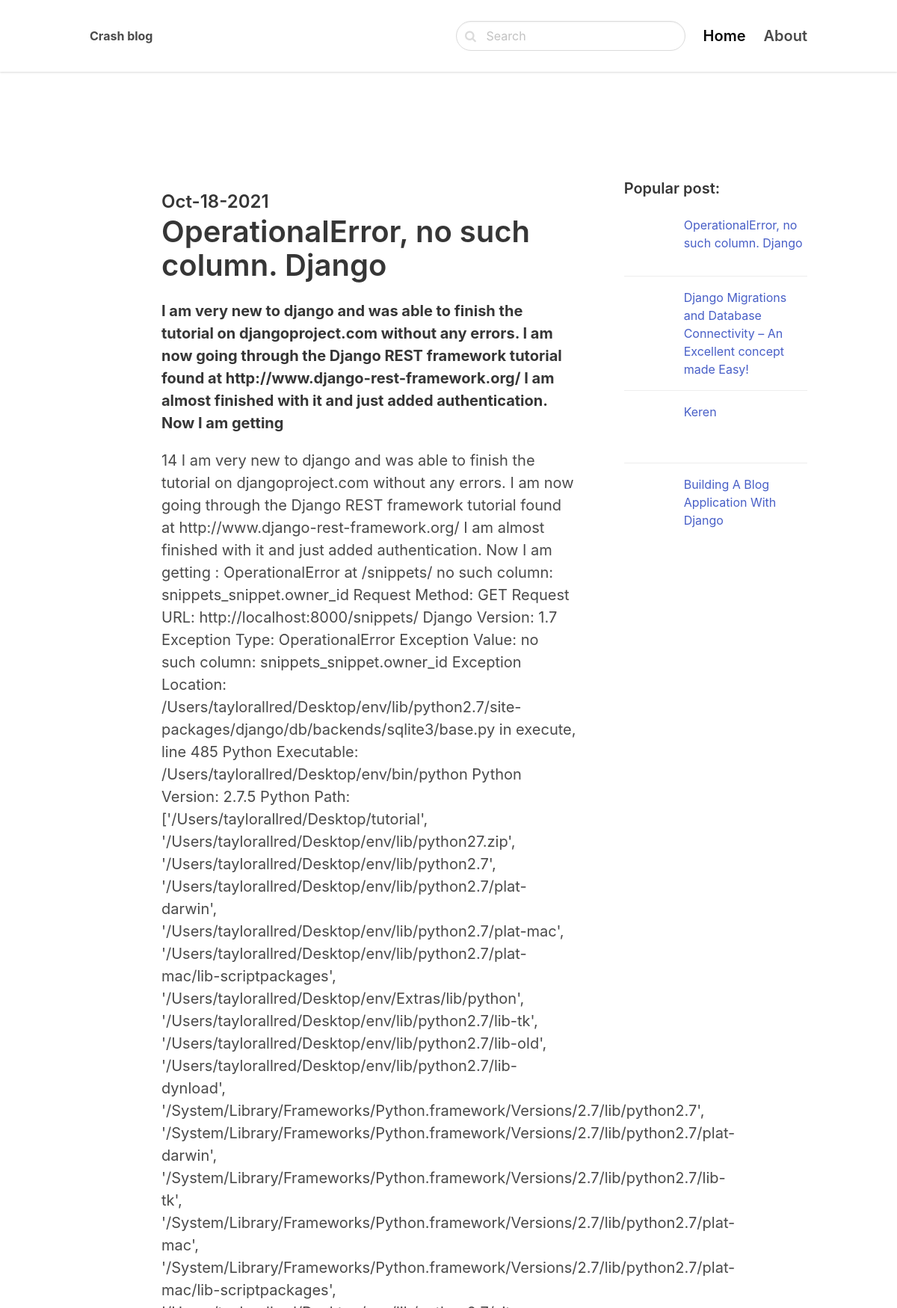
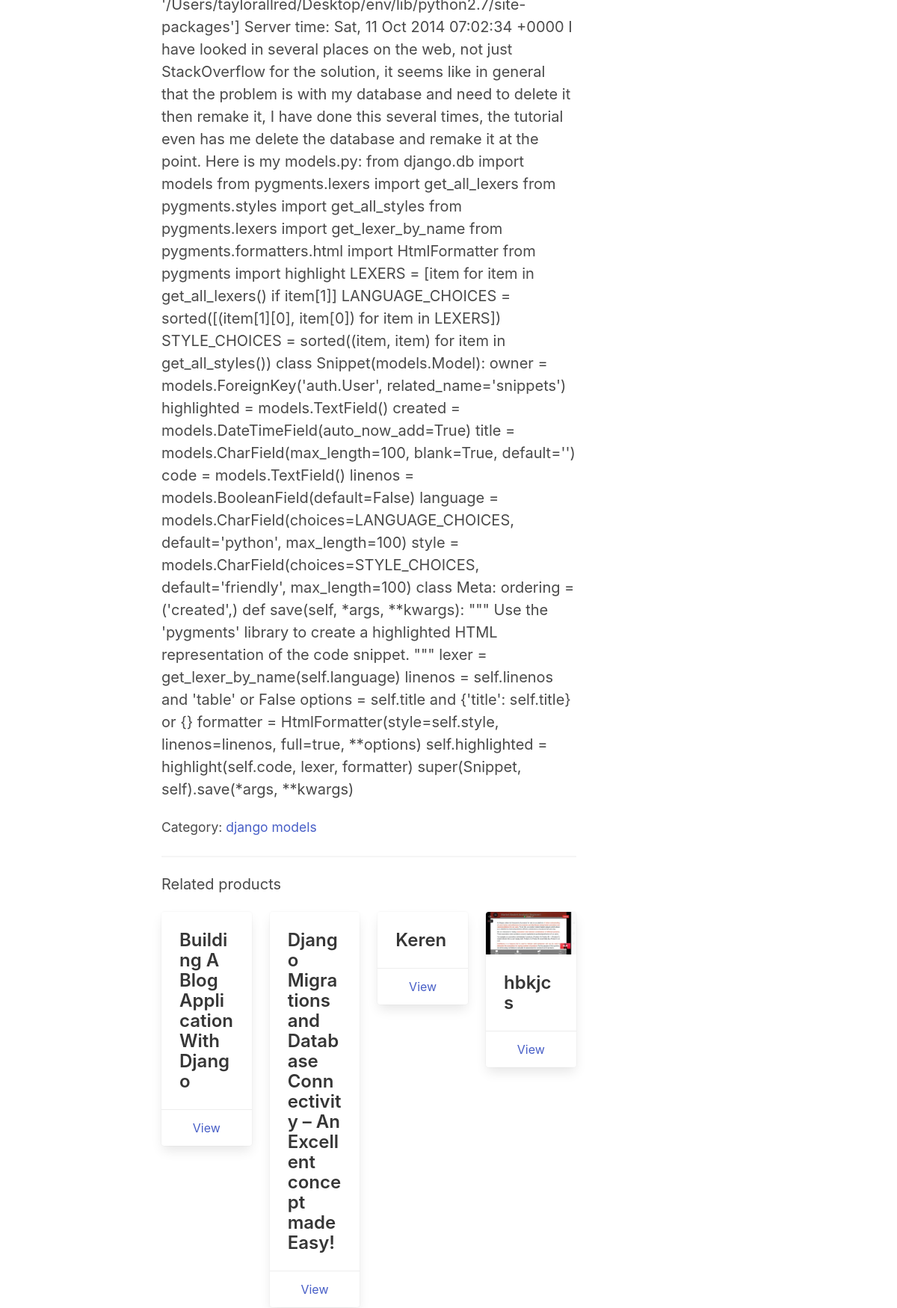
/django-models/column-django/ (upper part), run on the app's committed database (2 pictures, top to bottom).
### blog/models.py (models this page shows, shortened)
class Post(models.Model):
    ACTIVE = 'active'
    DRAFT = 'draft'
    CHOICES_STATUS = (
        (ACTIVE, 'Active'),
        (DRAFT, 'Draft')
    )
    category = models.ForeignKey(Category, related_name = 'posts', on_delete = models.CASCADE)
    parent = models.ForeignKey('self', related_name='variants', on_delete=models.CASCADE, blank=True, null=True)
    title = models.CharField(max_length=255)
    slug = models.SlugField()
    intro = models.TextField()
    body = models.TextField()
    created_at = models.DateTimeField(auto_now_add=True)
    status = models.CharField(max_length=10, choices=CHOICES_STATUS, default=ACTIVE)
    image = models.ImageField(upload_to='uploads/', blank=True, null=True)
    thumbnail = models.ImageField(upload_to='uploads/', blank=True, null=True)
    num_visits = models.IntegerField(default=0)
    last_visit = models.DateTimeField(blank=True, null=True)
    class meta:
        ordering = ('-created_at',)
    def get_thumbnail(self):
        if self.thumbnail:
            return self.thumbnail.url

class Category(models.Model):
    parent = models.ForeignKey('self', related_name='children', on_delete=models.CASCADE, blank=True, null=True)
    title = models.CharField(max_length=255)
    slug = models.SlugField()
    class Meta:
        ordering = ('title',)
        verbose_name_plural = 'Categories'
    def __str__(self):
        return self.title

### blog/views.py (the view)
# urls.py: path('<slug:category_slug>/<slug:slug>/', detail, name='post_detail'),
def detail(request, category_slug, slug):
    post = get_object_or_404(Post, slug=slug, status=Post.ACTIVE)
    post.num_visits = post.num_visits + 1
    post.last_visit = datetime.now()
    post.save()
    popular_posts = Post.objects.all().order_by('-num_visits')[0:4]
    related_posts = list(post.category.posts.filter(parent=None).exclude(id=post.id))
    if len(related_posts) >=4:
        related_posts = random.sample(related_posts, 4)
    if request.method == 'POST':
        form = CommentForm(request.POST)
        if form.is_valid():
            comment = form.save(commit=False)
            comment.post = post
            comment.save()
            return redirect('post_detail', slug=slug)
    else:
        form = CommentForm()
    return render(request, 'blog/detail.html', {'post': post, 'form': form, 'related_posts': related_posts, 'popular_posts': popular_posts})

### blog/forms.py
class CommentForm(forms.ModelForm):
    class Meta:
        model = Comment
        fields = ('name', 'email', 'body')

### blog/templates/blog/detail.html (shortened to what this page needs)
{% extends 'core/base.html' %}
{% block content %}
    <section class="hero is-fullheight">
		<div class="hero-body">
			<div class="container has-text-centered">
                <section class="section">
                    <div class="columns is-8 is-variable ">
                        <div class="column is-two-thirds has-text-left">
                            <div class="content is-medium mt-4">
                                <h2 class="subtitle is-4">{{ post.created_at|date:'M-d-Y' }}</h2>
                                <h1 class="title">{{ post.title }}</h1>
                                <p><strong>{{ post.intro }}</strong></p>
                                <p> {{ post.body }}</p>
                                <p><small>Category: <a href="{% url 'category_detail' post.category.slug %}">{{ post.category }}</a></small></p>
                            </div>
                            <hr>
                            <h2 class="subtitle">Related products</h2>
                            {% with related_posts as post_lists %}
                                {% include 'parts/post_list.html' %}
                            {% endwith %}
                        </div>
                        {% include 'parts/post_popular.html' %}
                    </div>
                </section>
      	    </div>
        </div>
    </section>
{% endblock %}

### blog/templates/parts/post_list.html
<div class="columns is-multiline">
    {% for p in post_lists %}
        <div class="column is-3">
            <div class="card">
                <div class="card-image">
                    <figure class="image">
                        {% if p.thumbnail %}
                            <img src="{{ p.get_thumbnail }}">
                        {% endif %}
                    </figure>
                </div>
                <div class="card-content">
                    <div class="media">
                        <div class="media-content">
                            <p class="title is-4">{{ p.title }}</p>
                        </div>
                    </div>
                </div>
                <footer class="card-footer">
                    <a href="{% url 'post_detail' p.category.slug p.slug %}" class="card-footer-item">View</a>
                </footer>
            </div>
        </div>
    {% endfor %}
</div>

### blog/templates/parts/post_popular.html (shortened to what this page needs)
<div class="column is-one-third has-text-left">
    <h2 class="subtitle"><strong>Popular post:</strong></h2>
    {% for popular_post in popular_posts %}
          <article class="media">
            <div class="media-left">
              <figure class="image is-64x64">
              </figure>
            </div>
            <div class="media-content">
              <div class="content">
                <p>
                    <a href="{% url 'post_detail' popular_post.category.slug popular_post.slug %}">{{ popular_post.title }}</a>
                </p>
              </div>
            </div>
          </article>
    {% endfor %}
</div>

### data on the page
Post: created_at "Oct-18-2021", title "OperationalError, no such column. Django", intro "I am very new to django and was able to finish the tutorial on djangoproject.com without any errors. I am now going through the Django REST framework tutorial found at http://www.django-rest-framework.org/ I am almost finished with it and just added authentication. Now I am getting", body "14 I am very new to django and was able to finish the tutorial on djangoproject.com without any errors. I am now going through the Django REST framework tutorial found at http://www.django-rest-framework.org/ I am almost finished with it and just added authentication. Now I am getting : OperationalError at /snippets/ no such column: snippets_snippet.owner_id Request Method: GET Request URL: http://localhost:8000/snippets/ Django Version: 1.7 Exception Type: OperationalError Exception Value: no such column: snippets_snippet.owner_id Exception Location: /Users/taylorallred/Desktop/env/lib/python2.7/site-packages/django/db/backends/sqlite3/base.py in execute, line 485 Python Executable:…", category "django models"
Post: title "Building A Blog Application With Django"
Post: title "Django Migrations and Database Connectivity – An Excellent concept made Easy!"
Post: title "Keren"
Post: get_thumbnail (picture), title "hbkjcs"
